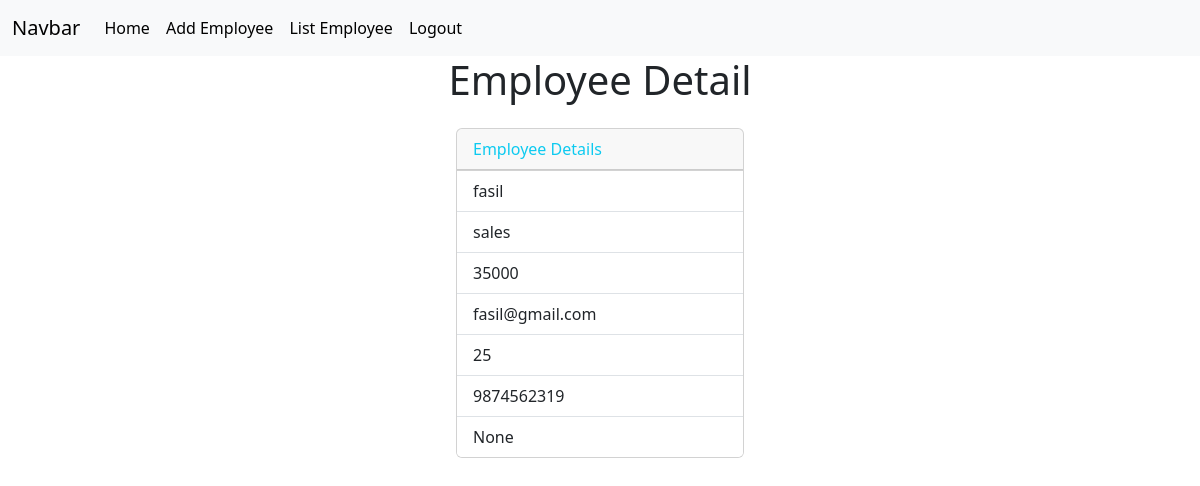
/employees/3 (signed in), run on the app's committed database.
### crm/models.py (models this page shows, shortened)
class Employees(models.Model):
    name=models.CharField(max_length=100)
    department=models.CharField(max_length=100)
    salary=models.PositiveIntegerField()
    email=models.EmailField(unique=True)
    age=models.PositiveIntegerField()
    contact=models.CharField(null=True,max_length=10,)
    profile_pic=models.ImageField(upload_to="images",null=True,blank=True) #{null used for databse},{blankis for form}
    dob=models.DateField(null=True,blank=True)

### crm/views.py (the view)
# urls.py: path('employees/<int:pk>',views.EmployeeDetailView.as_view(),name="emp-details"),
@method_decorator(signin_required,name="dispatch")
class EmployeeDetailView(View):
    def get(self,request,*args,**kwargs):
        id=kwargs.get("pk")
        qs=Employees.objects.get(id=id)
        return render(request,"emp_detail.html",{"data":qs})

### crm/views.py (called while the page is built)
def signin_required(fn):
    def wrapper(request,*args,**kwargs):
        if not request.user.is_authenticated:
            messages.error(request,"Invalid Session")
            return redirect("signin")
        else:
            return fn(request,*args,**kwargs)
    return wrapper

### crm/templates/emp_detail.html (shortened to what this page needs)
{%extends 'base.html'%}
{%block body_block%}
<h1 class="text-center mb-4">Employee Detail</h1>
<div class="container d-flex justify-content-center">
    <div>
        <div class="card" style="width: 18rem;">
            <div class="card-header text-info">
              Employee Details
            </div>
            <ul class="list-group list-group-flush">
              <li class="list-group-item">{{data.name}}</li>
              <li class="list-group-item">{{data.department}}</li>
              <li class="list-group-item">{{data.salary}}</li>
              <li class="list-group-item">{{data.email}}</li>
              <li class="list-group-item">{{data.age}}</li>
              <li class="list-group-item">{{data.contact}}</li>
              <li class="list-group-item">{{data.dob}}</li>
            </ul>
        </div>
    </div>
</div>
{%endblock%}

### data on the page
Employees: name "fasil", department "sales", salary "35000", email "fasil@gmail.com", age "25", contact "9874562319", dob "None"
